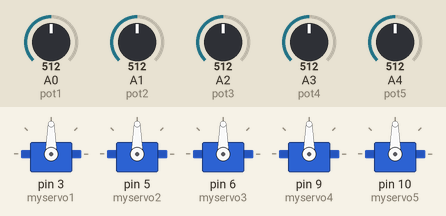
Recording of a sketch running on a simulated Arduino Uno, built with avr-gcc and run on an emulated ATmega328P. Parts: 5 × servo. The inputs (shaded band) are chosen by the test bench; at power-on: A0 (pot1) = 512, A1 (pot2) = 512, A2 (pot3) = 512, A3 (pot4) = 512, A4 (pot5) = 512.

Above: at 1.2 s.
1.3 s: A0 (pot1) set to 716
At 2.4 s:
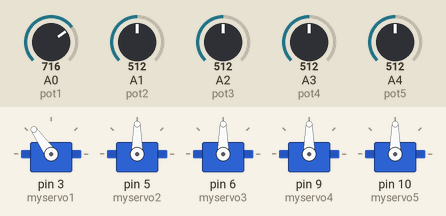
2.8 s: A1 (pot2) set to 716
At 3.4 s:
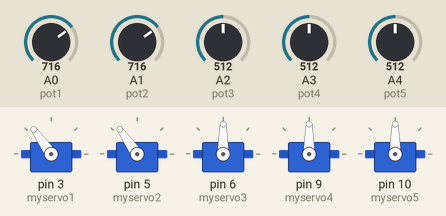
4.3 s: A2 (pot3) set to 716
At 4.7 s:
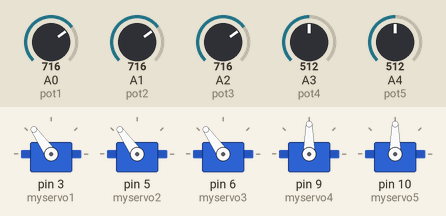
5.8 s: A3 (pot4) set to 716
At 6.9 s:
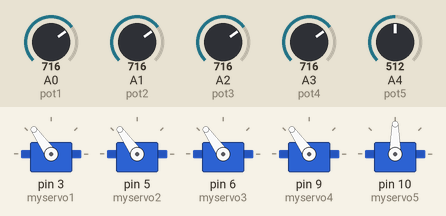
7.3 s: A4 (pot5) set to 716
At 8.2 s:
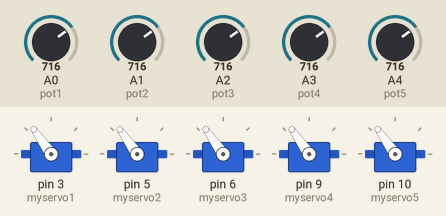
8.8 s: A0 (pot1) set to 992
At 9.2 s:
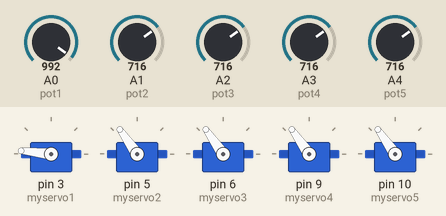
Timing chart, 0 to 11.3 s (numbered marks = the images above; inputs shaded):
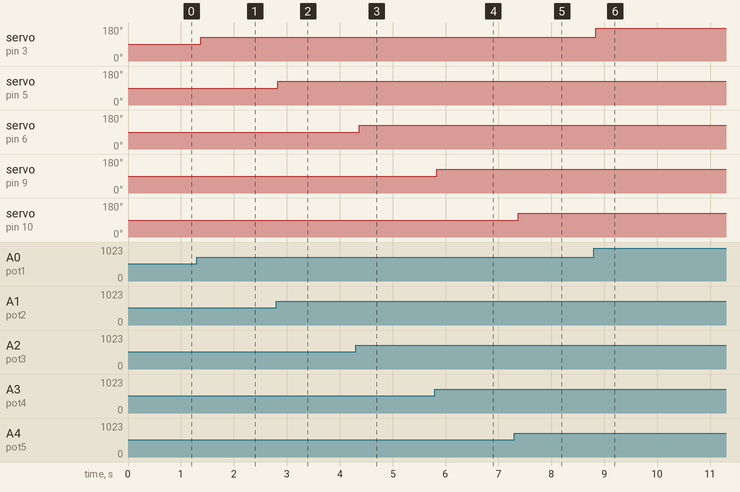

Measured:
- after the input at 1.3 s, servo on pin 3 (myservo1): 90° → 125° after 0.07 s
- after the input at 2.8 s, servo on pin 5 (myservo2): 90° → 125° at once
- after the input at 4.3 s, servo on pin 6 (myservo3): 90° → 125° after 0.07 s
- after the input at 5.8 s, servo on pin 9 (myservo4): 90° → 125° at once
- after the input at 7.3 s, servo on pin 10 (myservo5): 90° → 125° after 0.07 s
- after the input at 8.8 s, servo on pin 3 (myservo1): 125° → 174° at once

The sketch:

arduino_code2.ino
```cpp
#include <Servo.h>

Servo myservo1;  // create servo object to control a servo
Servo myservo2;
Servo myservo3;
Servo myservo4;
Servo myservo5;

int pot1 = A0;
int pot2 = A1;
int pot3 = A2;
int pot4 = A3;
int pot5 = A4;  // analog pin used to connect the potentiometer

int valPot1;   // variable to read the value from the analog pin
int valPot2;
int valPot3;
int valPot4;
int valPot5;

void setup() {
  myservo1.attach(3);  // attaches the servo on pin 9 to the servo object
  myservo2.attach(5);
  myservo3.attach(6);
  myservo4.attach(9);
  myservo5.attach(10);
}

void loop() {
  valPot1 = analogRead(pot1);            // reads the value of the potentiometer (value between 0 and 1023)
  valPot1 = map(valPot1, 0, 1023, 0, 180);     // scale it to use it with the servo (value between 0 and 180)
  myservo1.write(valPot1);                  // sets the servo position according to the scaled value
  delay(15);                           // waits for the servo to get there

  valPot2 = analogRead(pot2);
  valPot2 = map(valPot2, 0, 1023, 0, 180);
  myservo2.write(valPot2);
  delay(15);

  valPot3 = analogRead(pot3);
  valPot3 = map(valPot3, 0, 1023, 0, 180);
  myservo3.write(valPot3);
  delay(15);

  valPot4 = analogRead(pot4);
  valPot4 = map(valPot4, 0, 1023, 0, 180);
  myservo4.write(valPot4);
  delay(15);

  valPot5 = analogRead(pot5);
  valPot5 = map(valPot5, 0, 1023, 0, 180);
  myservo5.write(valPot5);
  delay(15);
  }
```
